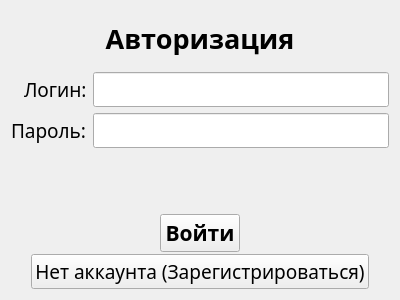
<?xml version="1.0" encoding="UTF-8"?>
<ui version="4.0">
 <class>SignIn</class>
 <widget class="QWidget" name="SignIn">
  <property name="geometry">
   <rect>
    <x>0</x>
    <y>0</y>
    <width>400</width>
    <height>300</height>
   </rect>
  </property>
  <property name="font">
   <font>
    <family>Mongolian Baiti</family>
   </font>
  </property>
  <property name="windowTitle">
   <string>Form</string>
  </property>
  <layout class="QVBoxLayout" name="verticalLayout_2">
   <item>
    <widget class="QLabel" name="mainLabel">
     <property name="font">
      <font>
       <family>Mongolian Baiti</family>
       <pointsize>20</pointsize>
       <weight>75</weight>
       <bold>true</bold>
      </font>
     </property>
     <property name="text">
      <string>Авторизация</string>
     </property>
     <property name="alignment">
      <set>Qt::AlignCenter</set>
     </property>
    </widget>
   </item>
   <item>
    <layout class="QFormLayout" name="formLayout">
     <property name="labelAlignment">
      <set>Qt::AlignRight|Qt::AlignTrailing|Qt::AlignVCenter</set>
     </property>
     <item row="0" column="0">
      <widget class="QLabel" name="labelLogin">
       <property name="font">
        <font>
         <family>Mongolian Baiti</family>
         <pointsize>14</pointsize>
        </font>
       </property>
       <property name="text">
        <string>Логин:</string>
       </property>
      </widget>
     </item>
     <item row="0" column="1">
      <widget class="QLineEdit" name="login">
       <property name="font">
        <font>
         <family>Mongolian Baiti</family>
         <pointsize>14</pointsize>
        </font>
       </property>
      </widget>
     </item>
     <item row="1" column="0">
      <widget class="QLabel" name="labelPassword">
       <property name="font">
        <font>
         <family>Mongolian Baiti</family>
         <pointsize>14</pointsize>
        </font>
       </property>
       <property name="text">
        <string>Пароль:</string>
       </property>
      </widget>
     </item>
     <item row="1" column="1">
      <widget class="QLineEdit" name="password">
       <property name="font">
        <font>
         <family>Mongolian Baiti</family>
         <pointsize>14</pointsize>
        </font>
       </property>
       <property name="echoMode">
        <enum>QLineEdit::Password</enum>
       </property>
      </widget>
     </item>
    </layout>
   </item>
   <item>
    <widget class="QLabel" name="labelError">
     <property name="font">
      <font>
       <family>Mongolian Baiti</family>
       <pointsize>10</pointsize>
      </font>
     </property>
     <property name="styleSheet">
      <string notr="true">QLabel { color: rgb(240, 0, 0); }</string>
     </property>
     <property name="text">
      <string/>
     </property>
     <property name="alignment">
      <set>Qt::AlignCenter</set>
     </property>
    </widget>
   </item>
   <item>
    <layout class="QVBoxLayout" name="verticalLayout">
     <property name="spacing">
      <number>2</number>
     </property>
     <item>
      <layout class="QHBoxLayout" name="horizontalLayout">
       <item>
        <widget class="QPushButton" name="buttonEntry">
         <property name="sizePolicy">
          <sizepolicy hsizetype="Maximum" vsizetype="Fixed">
           <horstretch>0</horstretch>
           <verstretch>0</verstretch>
          </sizepolicy>
         </property>
         <property name="font">
          <font>
           <family>Mongolian Baiti</family>
           <pointsize>16</pointsize>
           <weight>75</weight>
           <bold>true</bold>
          </font>
         </property>
         <property name="text">
          <string>Войти</string>
         </property>
         <property name="shortcut">
          <string>Return</string>
         </property>
        </widget>
       </item>
      </layout>
     </item>
     <item>
      <layout class="QHBoxLayout" name="horizontalLayout_4">
       <item>
        <widget class="QPushButton" name="buttonCreateUser">
         <property name="sizePolicy">
          <sizepolicy hsizetype="Maximum" vsizetype="Fixed">
           <horstretch>0</horstretch>
           <verstretch>0</verstretch>
          </sizepolicy>
         </property>
         <property name="font">
          <font>
           <family>Mongolian Baiti</family>
           <pointsize>14</pointsize>
          </font>
         </property>
         <property name="text">
          <string>Нет аккаунта (Зарегистрироваться)</string>
         </property>
        </widget>
       </item>
      </layout>
     </item>
    </layout>
   </item>
  </layout>
 </widget>
 <resources/>
 <connections/>
</ui>
